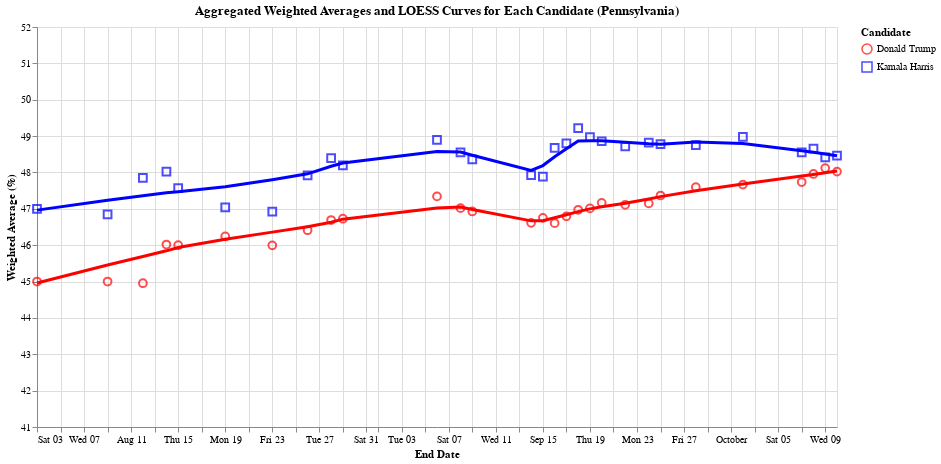

This figure's notebook cell:
### Code cell
import altair as alt

# Aggregating the average for groupby 'end_date' and 'candidate_name'
df_aggregated = df_weighted_averages.groupby(['end_date', 'candidate_name']).agg({
    'weighted_average_pct': 'mean'
}).reset_index()

# Define the custom color scale for the candidates
color_scale = alt.Scale(domain=['Kamala Harris', 'Donald Trump'], range=['blue', 'red'])

# Scatter plot with distinct shapes for each candidate
scatter = alt.Chart(df_aggregated).mark_point(size=60).encode(
    x=alt.X('end_date:T', title='End Date'),
    y=alt.Y('weighted_average_pct:Q', title='Weighted Average (%)', scale=alt.Scale(domain=[41, 52])),  # Restricted vertical axis
    color=alt.Color('candidate_name:N', scale=color_scale, title='Candidate'),  # Custom color scale for candidates
    shape=alt.Shape('candidate_name:N', title='Candidate'),  # Different shapes for each candidate
    tooltip=[alt.Tooltip('end_date:T', title='Date'), alt.Tooltip('candidate_name:N', title='Candidate'), alt.Tooltip('weighted_average_pct:Q', title='Weighted Average (%)')]
).properties(
    width=800,
    height=400
)

# LOESS smoothing for each candidate, applied to the aggregated data
loess = alt.Chart(df_aggregated).transform_loess(
    'end_date', 'weighted_average_pct', groupby=['candidate_name']
).mark_line(size=3).encode(
    x='end_date:T',
    y=alt.Y('weighted_average_pct:Q', title='Weighted Average (%)'),
    color=alt.Color('candidate_name:N', scale=color_scale, title='Candidate'),  # Custom color scale for candidates
    tooltip=[alt.Tooltip('candidate_name:N', title='Candidate'), alt.Tooltip('end_date:T', title='Date'), alt.Tooltip('weighted_average_pct:Q', title='Smoothed Average (%)')]
)

# Layer scatter plot and LOESS smoothing
final_chart = alt.layer(scatter, loess).properties(
    title="Aggregated Weighted Averages and LOESS Curves for Each Candidate (Pennsylvania)"
)

# Display the final chart
final_chart.display()

### Figure 1 — Vega-Lite specification as saved in the notebook (floating-point values rounded to 4 significant figures)
{"config": {"view": {"continuousWidth": 300, "continuousHeight": 300}}, "layer": [{"mark": {"type": "point", "size": 60}, "encoding": {"color": {"field": "candidate_name", "scale": {"domain": ["Kamala Harris", "Donald Trump"], "range": ["blue", "red"]}, "title": "Candidate", "type": "nominal"}, "shape": {"field": "candidate_name", "title": "Candidate", "type": "nominal"}, "tooltip": [{"field": "end_date", "title": "Date", "type": "temporal"}, {"field": "candidate_name", "title": "Candidate", "type": "nominal"}, {"field": "weighted_average_pct", "title": "Weighted Average (%)", "type": "quantitative"}], "x": {"field": "end_date", "title": "End Date", "type": "temporal"}, "y": {"field": "weighted_average_pct", "scale": {"domain": [41, 52]}, "title": "Weighted Average (%)", "type": "quantitative"}}}, {"mark": {"type": "line", "size": 3}, "encoding": {"color": {"field": "candidate_name", "scale": {"domain": ["Kamala Harris", "Donald Trump"], "range": ["blue", "red"]}, "title": "Candidate", "type": "nominal"}, "tooltip": [{"field": "candidate_name", "title": "Candidate", "type": "nominal"}, {"field": "end_date", "title": "Date", "type": "temporal"}, {"field": "weighted_average_pct", "title": "Smoothed Average (%)", "type": "quantitative"}], "x": {"field": "end_date", "type": "temporal"}, "y": {"field": "weighted_average_pct", "title": "Weighted Average (%)", "type": "quantitative"}}, "transform": [{"loess": "weighted_average_pct", "on": "end_date", "groupby": ["candidate_name"]}]}], "data": {"name": "data-6767cfc818f129ad3d0ce403b82653ab"}, "height": 400, "title": "Aggregated Weighted Averages and LOESS Curves for Each Candidate (Pennsylvania)", "width": 800, "$schema": "https://vega.github.io/schema/vega-lite/v5.20.1.json", "datasets": {"data-6767cfc818f129ad3d0ce403b82653ab": [{"end_date": "2024-07-28T00:00:00", "candidate_name": "Donald Trump", "weighted_average_pct": null}, {"end_date": "2024-07-28T00:00:00", "candidate_name": "Kamala Harris", "weighted_average_pct": null}, {"end_date": "2024-07-30T00:00:00", "candidate_name": "Donald Trump", "weighted_average_pct": null}, {"end_date": "2024-07-30T00:00:00", "candidate_name": "Kamala Harris", "weighted_average_pct": null}, {"end_date": "2024-08-03T00:00:00", "candidate_name": "Donald Trump", "weighted_average_pct": 45.0}, {"end_date": "2024-08-03T00:00:00", "candidate_name": "Kamala Harris", "weighted_average_pct": 47.0}, {"end_date": "2024-08-09T00:00:00", "candidate_name": "Donald Trump", "weighted_average_pct": 45.0}, {"end_date": "2024-08-09T00:00:00", "candidate_name": "Kamala Harris", "weighted_average_pct": 46.85}, {"end_date": "2024-08-12T00:00:00", "candidate_name": "Donald Trump", "weighted_average_pct": 44.95}, {"end_date": "2024-08-12T00:00:00", "candidate_name": "Kamala Harris", "weighted_average_pct": 47.85}, {"end_date": "2024-08-14T00:00:00", "candidate_name": "Donald Trump", "weighted_average_pct": 46.02}, {"end_date": "2024-08-14T00:00:00", "candidate_name": "Kamala Harris", "weighted_average_pct": 48.03}, {"end_date": "2024-08-15T00:00:00", "candidate_name": "Donald Trump", "weighted_average_pct": 46.0}, {"end_date": "2024-08-15T00:00:00", "candidate_name": "Kamala Harris", "weighted_average_pct": 47.57}, {"end_date": "2024-08-19T00:00:00", "candidate_name": "Donald Trump", "weighted_average_pct": 46.24}, {"end_date": "2024-08-19T00:00:00", "candidate_name": "Kamala Harris", "weighted_average_pct": 47.04}, {"end_date": "2024-08-23T00:00:00", "candidate_name": "Donald Trump", "weighted_average_pct": 46.0}, {"end_date": "2024-08-23T00:00:00", "candidate_name": "Kamala Harris", "weighted_average_pct": 46.92}, {"end_date": "2024-08-26T00:00:00", "candidate_name": "Donald Trump", "weighted_average_pct": 46.41}, {"end_date": "2024-08-26T00:00:00", "candidate_name": "Kamala Harris", "weighted_average_pct": 47.92}, {"end_date": "2024-08-28T00:00:00", "candidate_name": "Donald Trump", "weighted_average_pct": 46.69}, {"end_date": "2024-08-28T00:00:00", "candidate_name": "Kamala Harris", "weighted_average_pct": 48.39}, {"end_date": "2024-08-29T00:00:00", "candidate_name": "Donald Trump", "weighted_average_pct": 46.73}, {"end_date": "2024-08-29T00:00:00", "candidate_name": "Kamala Harris", "weighted_average_pct": 48.19}, {"end_date": "2024-09-06T00:00:00", "candidate_name": "Donald Trump", "weighted_average_pct": 47.34}, {"end_date": "2024-09-06T00:00:00", "candidate_name": "Kamala Harris", "weighted_average_pct": 48.89}, {"end_date": "2024-09-08T00:00:00", "candidate_name": "Donald Trump", "weighted_average_pct": 47.02}, {"end_date": "2024-09-08T00:00:00", "candidate_name": "Kamala Harris", "weighted_average_pct": 48.55}, {"end_date": "2024-09-09T00:00:00", "candidate_name": "Donald Trump", "weighted_average_pct": 46.93}, {"end_date": "2024-09-09T00:00:00", "candidate_name": "Kamala Harris", "weighted_average_pct": 48.36}, {"end_date": "2024-09-14T00:00:00", "candidate_name": "Donald Trump", "weighted_average_pct": 46.61}, {"end_date": "2024-09-14T00:00:00", "candidate_name": "Kamala Harris", "weighted_average_pct": 47.93}, {"end_date": "2024-09-15T00:00:00", "candidate_name": "Donald Trump", "weighted_average_pct": 46.75}, {"end_date": "2024-09-15T00:00:00", "candidate_name": "Kamala Harris", "weighted_average_pct": 47.88}, {"end_date": "2024-09-16T00:00:00", "candidate_name": "Donald Trump", "weighted_average_pct": 46.61}, {"end_date": "2024-09-16T00:00:00", "candidate_name": "Kamala Harris", "weighted_average_pct": 48.67}, {"end_date": "2024-09-17T00:00:00", "candidate_name": "Donald Trump", "weighted_average_pct": 46.79}, {"end_date": "2024-09-17T00:00:00", "candidate_name": "Kamala Harris", "weighted_average_pct": 48.8}, {"end_date": "2024-09-18T00:00:00", "candidate_name": "Donald Trump", "weighted_average_pct": 46.97}, {"end_date": "2024-09-18T00:00:00", "candidate_name": "Kamala Harris", "weighted_average_pct": 49.22}, {"end_date": "2024-09-19T00:00:00", "candidate_name": "Donald Trump", "weighted_average_pct": 47.01}, {"end_date": "2024-09-19T00:00:00", "candidate_name": "Kamala Harris", "weighted_average_pct": 48.97}, {"end_date": "2024-09-20T00:00:00", "candidate_name": "Donald Trump", "weighted_average_pct": 47.16}, {"end_date": "2024-09-20T00:00:00", "candidate_name": "Kamala Harris", "weighted_average_pct": 48.86}, {"end_date": "2024-09-22T00:00:00", "candidate_name": "Donald Trump", "weighted_average_pct": 47.11}, {"end_date": "2024-09-22T00:00:00", "candidate_name": "Kamala Harris", "weighted_average_pct": 48.71}, {"end_date": "2024-09-24T00:00:00", "candidate_name": "Donald Trump", "weighted_average_pct": 47.15}, {"end_date": "2024-09-24T00:00:00", "candidate_name": "Kamala Harris", "weighted_average_pct": 48.82}, {"end_date": "2024-09-25T00:00:00", "candidate_name": "Donald Trump", "weighted_average_pct": 47.37}, {"end_date": "2024-09-25T00:00:00", "candidate_name": "Kamala Harris", "weighted_average_pct": 48.78}, {"end_date": "2024-09-28T00:00:00", "candidate_name": "Donald Trump", "weighted_average_pct": 47.59}, {"end_date": "2024-09-28T00:00:00", "candidate_name": "Kamala Harris", "weighted_average_pct": 48.75}, {"end_date": "2024-10-02T00:00:00", "candidate_name": "Donald Trump", "weighted_average_pct": 47.67}, {"end_date": "2024-10-02T00:00:00", "candidate_name": "Kamala Harris", "weighted_average_pct": 48.98}, {"end_date": "2024-10-07T00:00:00", "candidate_name": "Donald Trump", "weighted_average_pct": 47.74}, {"end_date": "2024-10-07T00:00:00", "candidate_name": "Kamala Harris", "weighted_average_pct": 48.55}, {"end_date": "2024-10-08T00:00:00", "candidate_name": "Donald Trump", "weighted_average_pct": 47.96}, {"end_date": "2024-10-08T00:00:00", "candidate_name": "Kamala Harris", "weighted_average_pct": 48.65}, {"end_date": "2024-10-09T00:00:00", "candidate_name": "Donald Trump", "weighted_average_pct": 48.12}, {"end_date": "2024-10-09T00:00:00", "candidate_name": "Kamala Harris", "weighted_average_pct": 48.42}, {"end_date": "2024-10-10T00:00:00", "candidate_name": "Donald Trump", "weighted_average_pct": 48.02}, {"end_date": "2024-10-10T00:00:00", "candidate_name": "Kamala Harris", "weighted_average_pct": 48.46}]}}
